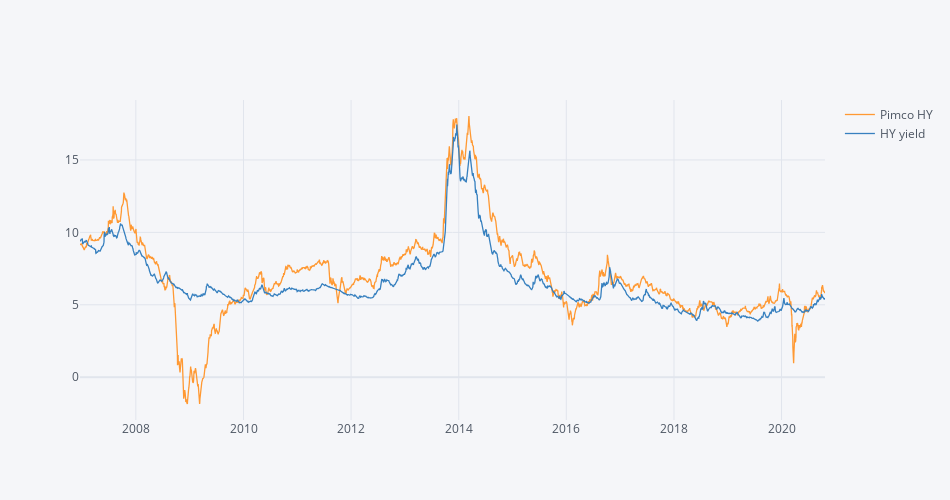

The notebook cell saved with this chart:
### Code cell
data_2.iplot(dimensions=pa.dimensions)

### Figure 1 — Plotly figure (JSON) as saved in the notebook; plotly's stock layout.template omitted (floating-point values rounded to 4 significant figures; data arrays with more than 128 entries replaced by an {"elided": "..."} marker saying what was removed)
{"data": [{"line": {"color": "rgba(255, 153, 51, 1.0)", "dash": "solid", "shape": "linear", "width": 1.3}, "mode": "lines", "name": "Pimco HY", "text": "", "type": "scatter", "x": {"elided": "3449 str values"}, "y": {"elided": "3449 float values"}}, {"line": {"color": "rgba(55, 128, 191, 1.0)", "dash": "solid", "shape": "linear", "width": 1.3}, "mode": "lines", "name": "HY yield", "text": "", "type": "scatter", "x": {"elided": "3449 str values"}, "y": {"elided": "3449 float values"}}], "layout": {"height": 500, "legend": {"bgcolor": "#F5F6F9", "font": {"color": "#4D5663"}}, "paper_bgcolor": "#F5F6F9", "plot_bgcolor": "#F5F6F9", "title": {"font": {"color": "#4D5663"}}, "width": 950, "xaxis": {"autorange": true, "gridcolor": "#E1E5ED", "range": ["2006-12-18", "2020-10-22"], "showgrid": true, "tickfont": {"color": "#4D5663"}, "title": {"font": {"color": "#4D5663"}, "text": ""}, "type": "date", "zerolinecolor": "#E1E5ED"}, "yaxis": {"autorange": true, "gridcolor": "#E1E5ED", "range": [-2.952, 19.14], "showgrid": true, "tickfont": {"color": "#4D5663"}, "title": {"font": {"color": "#4D5663"}, "text": ""}, "type": "linear", "zerolinecolor": "#E1E5ED"}}}
